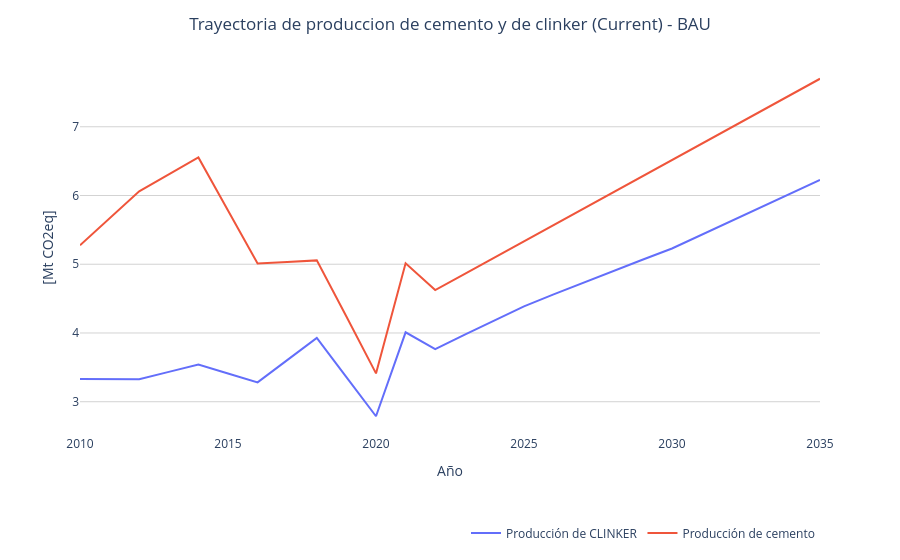
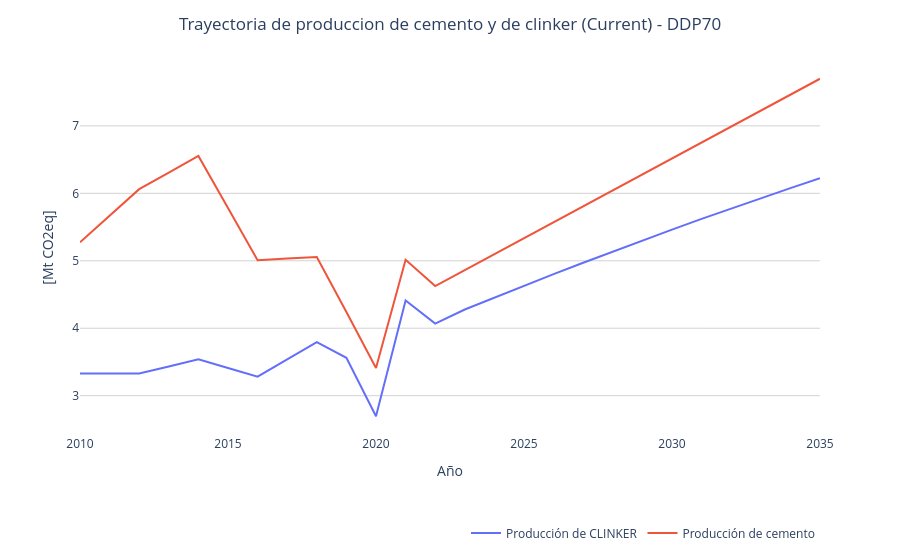
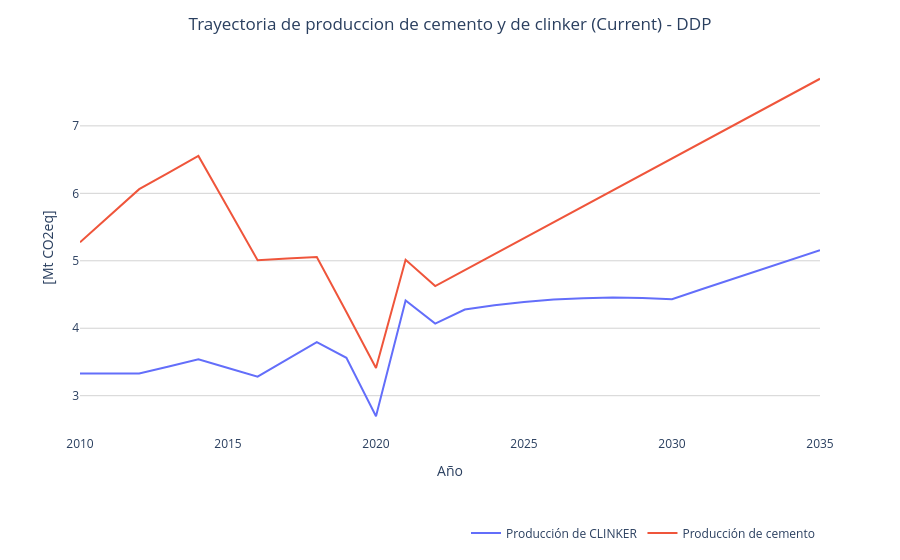

Notebook code for these charts, in order:
### Code cell
# Current Emissions Disaggregated Emissions
emissions_techs_groups = {
  "Producción de cemento": ["PROD_CEM"],
  "Producción de CLINKER": ["PROD_CLK_TRAD"],
}

# current

for scenario in current_scenarios:
    ippu_prod = get_grouped_techs_emissions_by_column(df,'ProductionByTechnology', scenario, '', emissions_techs_groups)
    draw_techs_production_line_by_strategy( ippu_prod, scenario ,"Trayectoria de produccion de cemento y de clinker (Current)", "[Mt CO2eq]")

# # planmicc

# for scenario in planmicc_scenarios:
#     ippu_prod = get_grouped_techs_emissions_by_column(planmicc,'ProductionByTechnology', scenario, '', emissions_techs_groups)
#     draw_techs_production_line_by_strategy( ippu_prod, scenario ,"Trayectoria de produccion de cemento y de clinker (PLANMICC)", "[Mt CO2eq]")

# # ndc

# for scenario in ndc_scenarios:
#     ippu_prod = get_grouped_techs_emissions_by_column(ndc,'ProductionByTechnology', scenario, '', emissions_techs_groups)
#     draw_techs_production_line_by_strategy( ippu_prod, scenario ,"Trayectoria de produccion de cemento y de clinker (NDC)", "[Mt CO2eq]")

### Figure 1 — Plotly figure (JSON) as saved in the notebook; plotly's stock layout.template omitted (floating-point values rounded to 4 significant figures)
{"data": [{"hovertemplate": "\n    <span>Año:</span> <b>%{x}</b>\n    <span>Valor:</span> <b>%{y:.3f}</b>\n    ", "legendgroup": "Producción de CLINKER", "line": {"color": "#636efa", "dash": "solid"}, "marker": {"symbol": "circle"}, "mode": "lines", "name": "Producción de CLINKER", "orientation": "v", "showlegend": true, "type": "scatter", "x": [2010, 2011, 2012, 2013, 2014, 2015, 2016, 2017, 2018, 2019, 2020, 2021, 2022, 2023, 2024, 2025, 2026, 2027, 2028, 2029, 2030, 2031, 2032, 2033, 2034, 2035], "xaxis": "x", "y": [3.329, 3.328, 3.328, 3.434, 3.54, 3.411, 3.282, 3.606, 3.928, 3.358, 2.789, 4.009, 3.764, 3.975, 4.183, 4.388, 4.561, 4.732, 4.901, 5.066, 5.229, 5.428, 5.628, 5.827, 6.027, 6.227], "yaxis": "y"}, {"hovertemplate": "\n    <span>Año:</span> <b>%{x}</b>\n    <span>Valor:</span> <b>%{y:.3f}</b>\n    ", "legendgroup": "Producción de cemento", "line": {"color": "#EF553B", "dash": "solid"}, "marker": {"symbol": "circle"}, "mode": "lines", "name": "Producción de cemento", "orientation": "v", "showlegend": true, "type": "scatter", "x": [2010, 2011, 2012, 2013, 2014, 2015, 2016, 2017, 2018, 2019, 2020, 2021, 2022, 2023, 2024, 2025, 2026, 2027, 2028, 2029, 2030, 2031, 2032, 2033, 2034, 2035], "xaxis": "x", "y": [5.275, 5.668, 6.061, 6.308, 6.554, 5.782, 5.01, 5.033, 5.056, 4.24, 3.412, 5.014, 4.625, 4.861, 5.098, 5.334, 5.57, 5.807, 6.043, 6.28, 6.516, 6.753, 6.989, 7.226, 7.462, 7.699], "yaxis": "y"}], "layout": {"legend": {"orientation": "h", "title": {"text": ""}, "tracegroupgap": 0, "x": 1, "xanchor": "right", "y": -0.3, "yanchor": "bottom"}, "margin": {"t": 60}, "plot_bgcolor": "white", "title": {"text": "Trayectoria de produccion de cemento y de clinker (Current) - BAU", "x": 0.5}, "xaxis": {"anchor": "y", "domain": [0, 1], "title": {"text": "Año"}}, "yaxis": {"anchor": "x", "domain": [0, 1], "gridcolor": "lightgrey", "mirror": true, "showline": false, "title": {"text": "[Mt CO2eq]"}}}}

### Figure 2 — Plotly figure (JSON) as saved in the notebook; plotly's stock layout.template omitted (floating-point values rounded to 4 significant figures)
{"data": [{"hovertemplate": "\n    <span>Año:</span> <b>%{x}</b>\n    <span>Valor:</span> <b>%{y:.3f}</b>\n    ", "legendgroup": "Producción de CLINKER", "line": {"color": "#636efa", "dash": "solid"}, "marker": {"symbol": "circle"}, "mode": "lines", "name": "Producción de CLINKER", "orientation": "v", "showlegend": true, "type": "scatter", "x": [2010, 2011, 2012, 2013, 2014, 2015, 2016, 2017, 2018, 2019, 2020, 2021, 2022, 2023, 2024, 2025, 2026, 2027, 2028, 2029, 2030, 2031, 2032, 2033, 2034, 2035], "xaxis": "x", "y": [3.329, 3.328, 3.328, 3.434, 3.54, 3.411, 3.282, 3.538, 3.794, 3.562, 2.695, 4.412, 4.07, 4.278, 4.455, 4.63, 4.802, 4.972, 5.138, 5.302, 5.463, 5.621, 5.776, 5.928, 6.078, 6.224], "yaxis": "y"}, {"hovertemplate": "\n    <span>Año:</span> <b>%{x}</b>\n    <span>Valor:</span> <b>%{y:.3f}</b>\n    ", "legendgroup": "Producción de cemento", "line": {"color": "#EF553B", "dash": "solid"}, "marker": {"symbol": "circle"}, "mode": "lines", "name": "Producción de cemento", "orientation": "v", "showlegend": true, "type": "scatter", "x": [2010, 2011, 2012, 2013, 2014, 2015, 2016, 2017, 2018, 2019, 2020, 2021, 2022, 2023, 2024, 2025, 2026, 2027, 2028, 2029, 2030, 2031, 2032, 2033, 2034, 2035], "xaxis": "x", "y": [5.275, 5.668, 6.061, 6.308, 6.554, 5.782, 5.01, 5.033, 5.056, 4.24, 3.412, 5.014, 4.625, 4.861, 5.098, 5.334, 5.57, 5.807, 6.043, 6.28, 6.516, 6.753, 6.989, 7.226, 7.462, 7.699], "yaxis": "y"}], "layout": {"legend": {"orientation": "h", "title": {"text": ""}, "tracegroupgap": 0, "x": 1, "xanchor": "right", "y": -0.3, "yanchor": "bottom"}, "margin": {"t": 60}, "plot_bgcolor": "white", "title": {"text": "Trayectoria de produccion de cemento y de clinker (Current) - DDP70", "x": 0.5}, "xaxis": {"anchor": "y", "domain": [0, 1], "title": {"text": "Año"}}, "yaxis": {"anchor": "x", "domain": [0, 1], "gridcolor": "lightgrey", "mirror": true, "showline": false, "title": {"text": "[Mt CO2eq]"}}}}

### Figure 3 — Plotly figure (JSON) as saved in the notebook; plotly's stock layout.template omitted (floating-point values rounded to 4 significant figures)
{"data": [{"hovertemplate": "\n    <span>Año:</span> <b>%{x}</b>\n    <span>Valor:</span> <b>%{y:.3f}</b>\n    ", "legendgroup": "Producción de CLINKER", "line": {"color": "#636efa", "dash": "solid"}, "marker": {"symbol": "circle"}, "mode": "lines", "name": "Producción de CLINKER", "orientation": "v", "showlegend": true, "type": "scatter", "x": [2010, 2011, 2012, 2013, 2014, 2015, 2016, 2017, 2018, 2019, 2020, 2021, 2022, 2023, 2024, 2025, 2026, 2027, 2028, 2029, 2030, 2031, 2032, 2033, 2034, 2035], "xaxis": "x", "y": [3.329, 3.328, 3.328, 3.434, 3.54, 3.411, 3.282, 3.538, 3.794, 3.562, 2.695, 4.412, 4.07, 4.278, 4.34, 4.389, 4.424, 4.446, 4.455, 4.45, 4.431, 4.578, 4.725, 4.87, 5.015, 5.158], "yaxis": "y"}, {"hovertemplate": "\n    <span>Año:</span> <b>%{x}</b>\n    <span>Valor:</span> <b>%{y:.3f}</b>\n    ", "legendgroup": "Producción de cemento", "line": {"color": "#EF553B", "dash": "solid"}, "marker": {"symbol": "circle"}, "mode": "lines", "name": "Producción de cemento", "orientation": "v", "showlegend": true, "type": "scatter", "x": [2010, 2011, 2012, 2013, 2014, 2015, 2016, 2017, 2018, 2019, 2020, 2021, 2022, 2023, 2024, 2025, 2026, 2027, 2028, 2029, 2030, 2031, 2032, 2033, 2034, 2035], "xaxis": "x", "y": [5.275, 5.668, 6.061, 6.308, 6.554, 5.782, 5.01, 5.033, 5.056, 4.24, 3.412, 5.014, 4.625, 4.861, 5.098, 5.334, 5.57, 5.807, 6.043, 6.28, 6.516, 6.753, 6.989, 7.226, 7.462, 7.699], "yaxis": "y"}], "layout": {"legend": {"orientation": "h", "title": {"text": ""}, "tracegroupgap": 0, "x": 1, "xanchor": "right", "y": -0.3, "yanchor": "bottom"}, "margin": {"t": 60}, "plot_bgcolor": "white", "title": {"text": "Trayectoria de produccion de cemento y de clinker (Current) - DDP", "x": 0.5}, "xaxis": {"anchor": "y", "domain": [0, 1], "title": {"text": "Año"}}, "yaxis": {"anchor": "x", "domain": [0, 1], "gridcolor": "lightgrey", "mirror": true, "showline": false, "title": {"text": "[Mt CO2eq]"}}}}
